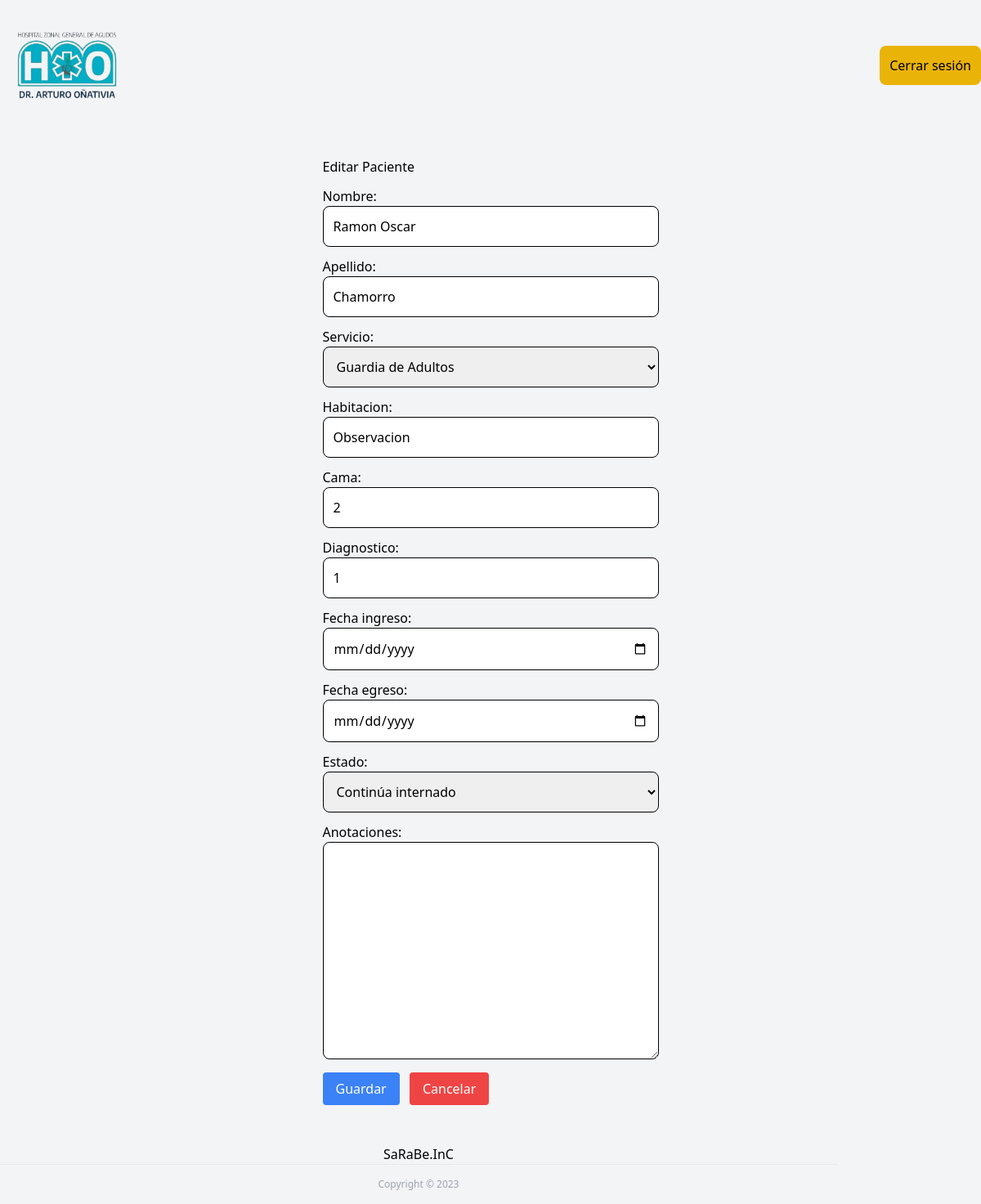
Before: /pacientes/editar/39/ (signed in) with the older database file.
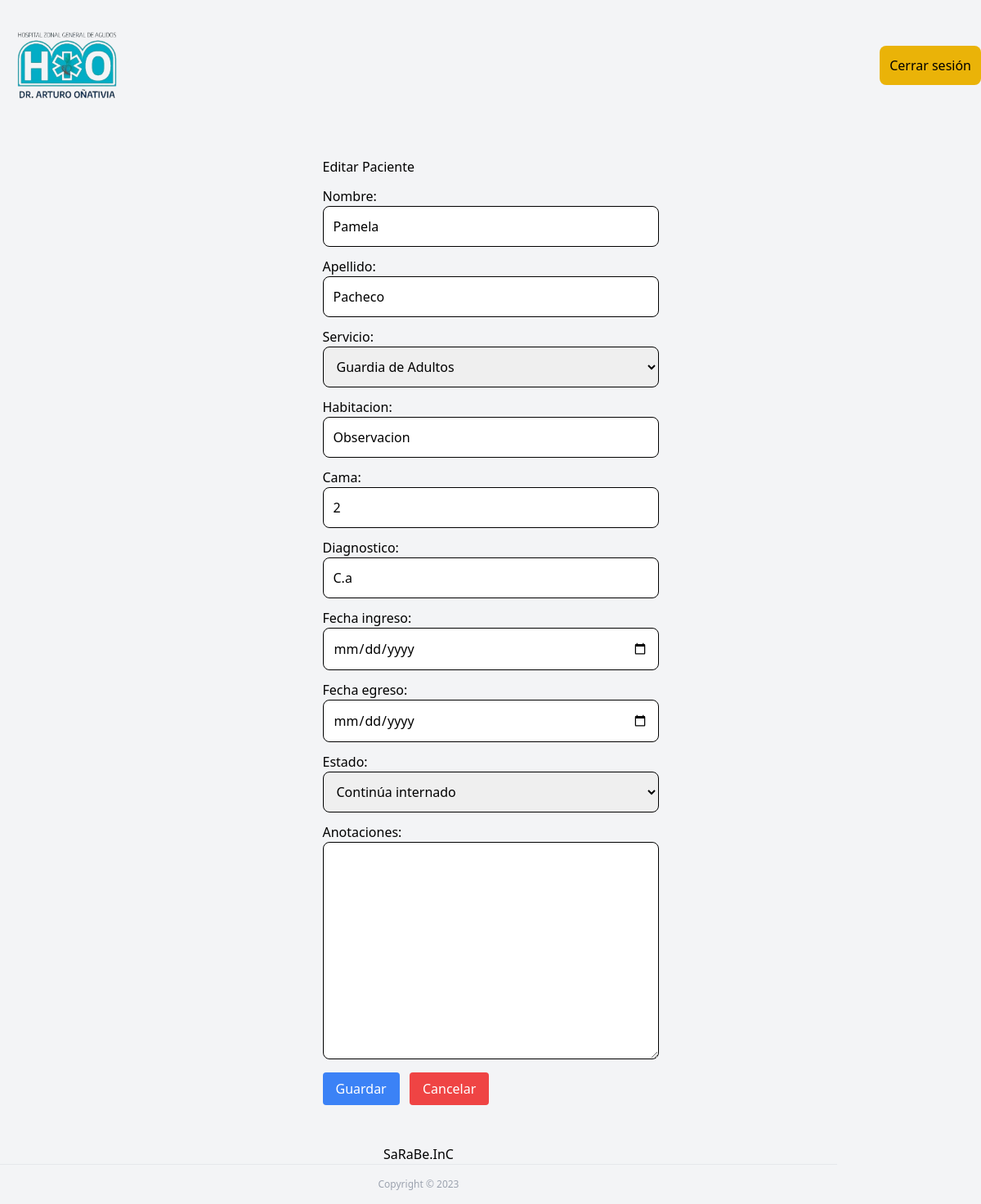
After: the same page with the newer database file.
### pacientes_2023/models.py (models this page shows)
class Paciente(models.Model):
    nombre = models.CharField(max_length=80)
    apellido = models.CharField(max_length=80)
    OPCIONES_SERVICIO = [
    ('Clinica Medica', 'Clinica Medica'),
        ('Guardia Adultos', 'Guardia de Adultos'),
        ('Maternidad', 'Maternidad'),
        ('Neo', 'Neo'),
        ('Partos', 'Partos'),
        ('Pediatria Guardia', 'Pedriatria Guardia'),
        ('Pediatria Internacion', 'Pediatria Internacion'),
        ('Polivalente', 'Polivalente'),
        ('Quirofano', 'Quirofano'),
        ('UCI', 'UCI'),
        ('UTI', 'UTI'),
        ('Coordinacion', 'Coordinacion'),
        ('Casa de Madres', 'Casa de Madres'),
    ]
    servicio = models.CharField(max_length=50, choices=OPCIONES_SERVICIO,blank=True, null=True)
    habitacion = models.CharField(max_length=80,)
    cama = models.CharField(max_length=80,blank=True,null=True)
    diagnostico = models.TextField(max_length=80, default='Sin diagnóstico')
    fecha_ingreso = models.DateField(null=True, blank=True)
    fecha_egreso = models.DateField(null=True, blank=True)
    OPCIONES_ESTADO = [
        ('Internado', 'Continúa internado'),
        ('Dado de alta', 'Dado de alta'),
        ('Se fue sin alta médica', 'Se fue sin alta médica'),
        ('Derivado', 'Fue derivado'),
        ('Óbito', 'Óbito'),
    ]
    estado = models.CharField(max_length=50, choices=OPCIONES_ESTADO, default='Internado')
    anotaciones = models.TextField(blank=True, null=True)

### pacientes_2023/views.py (the view)
# urls.py: path('editar/<int:paciente_id>/', views.editar_paciente, name='editar_paciente'),
@login_required
def editar_paciente(request, paciente_id):
    paciente = get_object_or_404(Paciente, id=paciente_id)
    if request.method == 'POST':
        form = PacienteForm(request.POST, instance=paciente)
        if form.is_valid():
            form.save()
            messages.success(request, 'Paciente Editado')
            return redirect('index')
    else:
        form = PacienteForm(instance=paciente)
    return render(request, 'editar_paciente.html', {'form': form})

### theme/templates/editar_Paciente.html (shortened to what this page needs)
{% load static tailwind_tags %}
<!DOCTYPE html>
<html lang="en">
<head>
    {% tailwind_css %}
</head>
<body class="bg-gray-100">
    {% include 'layauts/nav.html' %}
    <div class="container mx-auto px-4 py-8">
        <div class="flex justify-center">
            <div class="space-y-3 w-30">
                <h1>Editar Paciente</h1>
                <form method="post">
                    {{ form.as_p }}
                    <div class="mt-4 space-x-2">
                        <button class="px-4 py-2 bg-blue-500 hover:bg-blue-700 text-white rounded" type="submit">Guardar</button>
                        <button class="px-4 py-2 bg-red-500 hover:bg-red-700 text-white rounded" type="button" onclick="cancelEdit()">Cancelar</button>
                    </div>
                </form>
            </div>
        </div>
    </div>
    {% include 'layauts/footer.html' %}
</body>
</html>

### theme/templates/layauts/nav.html (shortened to what this page needs)
{% load static tailwind_tags %}
{% tailwind_css %}
<div class="flex justify-between items-center">
    <div class="flex items-center">
            <a href="{% url 'index' %}">
                <img src="{% static 'img/logonuevo.png' %}" alt="Logo hospital" class="h-30 w-40">
            </a>
    </div>
    <div class="flex flex-col gap-2">
        <button class="bg-yellow-500 p-3 rounded-lg">
            <a href="{% url 'salir' %}">Cerrar sesión</a>
        </button>
    </div>
</div>

### theme/templates/layauts/footer.html
{% load static tailwind_tags %}
{% tailwind_css %}
<footer class="bg-light text-center">
    <div class="container">
        <h5 class="mt-4">SaRaBe.InC</h5>
        <hr>
        <p class="my-4 text-xs text-center text-gray-400">
            <span>Copyright © 2023</span>
        </p>
    </div>
</footer>

Changed rows visible on the page:
changed Paciente "Guardia de Adultos": nombre "Ramon Oscar" → "Pamela"; apellido "Chamorro" → "Pacheco"; diagnostico "1" → "C.a"
